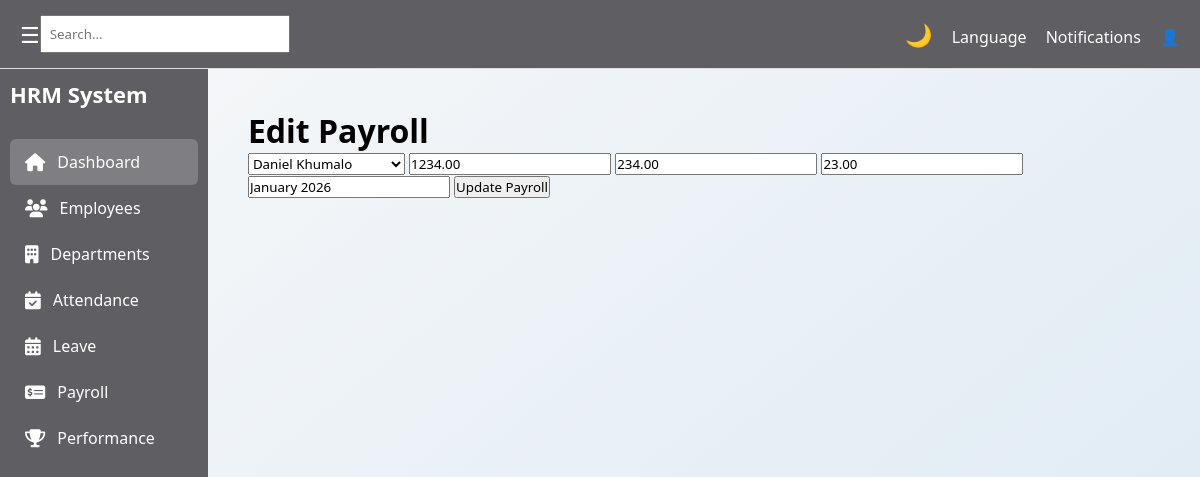
Screenshot of /hr/edit-payroll/21/ with the database file from the repository.
### hr/models.py (models this page shows, shortened)
class Payroll(models.Model):
    employee = models.ForeignKey(Employee, on_delete=models.CASCADE)
    basic_salary = models.DecimalField(max_digits=10, decimal_places=2)
    bonus = models.DecimalField(max_digits=10, decimal_places=2, default=0)
    deductions = models.DecimalField(max_digits=10, decimal_places=2, default=0)
    month = models.CharField(max_length=50)
    created_at = models.DateTimeField(auto_now_add=True)
    class Meta:
        unique_together = ('employee', 'month')

class Employee(models.Model):
    user = models.OneToOneField(User, on_delete=models.CASCADE)
    department = models.ForeignKey(Department, on_delete=models.CASCADE)
    first_name = models.CharField(max_length=50)
    last_name = models.CharField(max_length=50)
    email = models.EmailField(unique=True)
    role = models.ForeignKey(Role, on_delete=models.CASCADE)
    date_joined = models.DateField(auto_now_add=True)
    profile_picture = models.ImageField(upload_to='employee_profiles/', blank=True, null=True) #media/employee_profiles/
    contract_copy = models.FileField(upload_to='employee_contracts/', blank=True, null=True) #media/employee_contracts/

### hr/views.py (the view, shortened to what this page needs)
# urls.py: path('edit-payroll/<int:pk>/', EditPayrollView.as_view(), name='edit_payroll'),
class EditPayrollView(View):
    def get(self, request, pk):
        payroll = get_object_or_404(Payroll, pk=pk)
        employees = Employee.objects.all()
        context = {
            'payroll': payroll,
            'employees': employees,
        }
        return render(request, 'hr/pages/edit_payroll.html', context)

### hr/templates/hr/pages/edit_payroll.html (shortened to what this page needs)
{% extends "hr/base/base.html" %}
{% block content %}
<div class="payroll-container">
    <h1>Edit Payroll</h1>
    <form method="POST" action="">
        <select name="employee" required>
            {% for employee in employees %}
                <option value="{{ employee.id }}" {% if employee.id == payroll.employee.id %}selected{% endif %}>
                    {{ employee.first_name }} {{ employee.last_name }}
                </option>
            {% endfor %}
        </select>
        <input type="number" name="basic_salary" placeholder="Basic Salary" value="{{ payroll.basic_salary }}" required>
        <input type="number" name="bonus" placeholder="Bonus" value="{{ payroll.bonus }}">
        <input type="number" name="deductions" placeholder="Deductions" value="{{ payroll.deductions }}">
        <input type="text" name="month" placeholder="Month" value="{{ payroll.month }}" required>
        <button type="submit">Update Payroll</button>
    </form>
</div>
{% endblock %}

### hr/static/hr/css/global.css (style rules this page uses)
* { margin: 0; padding: 0; box-sizing: border-box; font-family: "Segoe UI", sans-serif; }
body { background: white; transition: background 0.3s, color 0.3s; }
body { margin: 0; font-family: "Segoe UI", sans-serif; height: 100vh; }

### hr/static/hr/css/payroll.css (style rules this page uses)
.payroll-container { padding: 40px; background: linear-gradient(to bottom right, #f4f6f8, #dbe9f4); min-height: 100vh; font-family: 'Poppins', sans-serif; position: relative; }

### hr/static/hr/css/apply_leave.css (style rules this page uses)
body { background-color: #f5f7fb; font-family: Arial, Helvetica, sans-serif; }

### rows the page displays
Payroll: employee "Daniel Khumalo", basic_salary "1234.00", bonus "234.00", deductions "23.00", month "January 2026"
